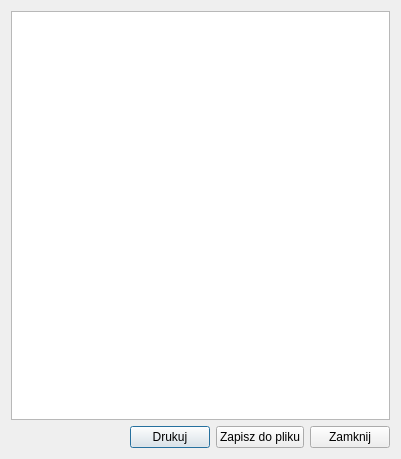
<?xml version="1.0" encoding="UTF-8"?>
<ui version="4.0">
 <class>swdeDzeInfo</class>
 <widget class="QDialog" name="swdeDzeInfo">
  <property name="geometry">
   <rect>
    <x>0</x>
    <y>0</y>
    <width>401</width>
    <height>459</height>
   </rect>
  </property>
  <property name="windowTitle">
   <string>swdeDzeInfo</string>
  </property>
  <property name="windowIcon">
   <iconset resource="resources.qrc">
    <normaloff>:/plugins/swdedzeinfo/swde-plug-info-22b.png</normaloff>:/plugins/swdedzeinfo/swde-plug-info-22b.png</iconset>
  </property>
  <layout class="QVBoxLayout" name="verticalLayout_2">
   <item>
    <layout class="QVBoxLayout" name="verticalLayout">
     <item>
      <widget class="QTextBrowser" name="txtFeedback"/>
     </item>
     <item>
      <layout class="QHBoxLayout" name="horizontalLayout">
       <item>
        <spacer name="horizontalSpacer">
         <property name="orientation">
          <enum>Qt::Horizontal</enum>
         </property>
         <property name="sizeHint" stdset="0">
          <size>
           <width>18</width>
           <height>20</height>
          </size>
         </property>
        </spacer>
       </item>
       <item>
        <widget class="QPushButton" name="pbtnPrint">
         <property name="text">
          <string>Drukuj</string>
         </property>
         <property name="icon">
          <iconset resource="resources.qrc">
           <normaloff>:/plugins/swdedzeinfo/document-print.png</normaloff>:/plugins/swdedzeinfo/document-print.png</iconset>
         </property>
        </widget>
       </item>
       <item>
        <widget class="QPushButton" name="pbtnSave">
         <property name="text">
          <string>Zapisz do pliku</string>
         </property>
         <property name="icon">
          <iconset resource="resources.qrc">
           <normaloff>:/plugins/swdedzeinfo/gtk-save.png</normaloff>:/plugins/swdedzeinfo/gtk-save.png</iconset>
         </property>
        </widget>
       </item>
       <item>
        <widget class="QPushButton" name="pbtnClose">
         <property name="text">
          <string>Zamknij</string>
         </property>
         <property name="icon">
          <iconset resource="resources.qrc">
           <normaloff>:/plugins/swdedzeinfo/exit.png</normaloff>:/plugins/swdedzeinfo/exit.png</iconset>
         </property>
        </widget>
       </item>
      </layout>
     </item>
    </layout>
   </item>
  </layout>
 </widget>
 <resources>
  <include location="resources.qrc"/>
 </resources>
 <connections>
  <connection>
   <sender>pbtnClose</sender>
   <signal>clicked()</signal>
   <receiver>swdeDzeInfo</receiver>
   <slot>hide()</slot>
   <hints>
    <hint type="sourcelabel">
     <x>350</x>
     <y>443</y>
    </hint>
    <hint type="destinationlabel">
     <x>200</x>
     <y>229</y>
    </hint>
   </hints>
  </connection>
 </connections>
</ui>
